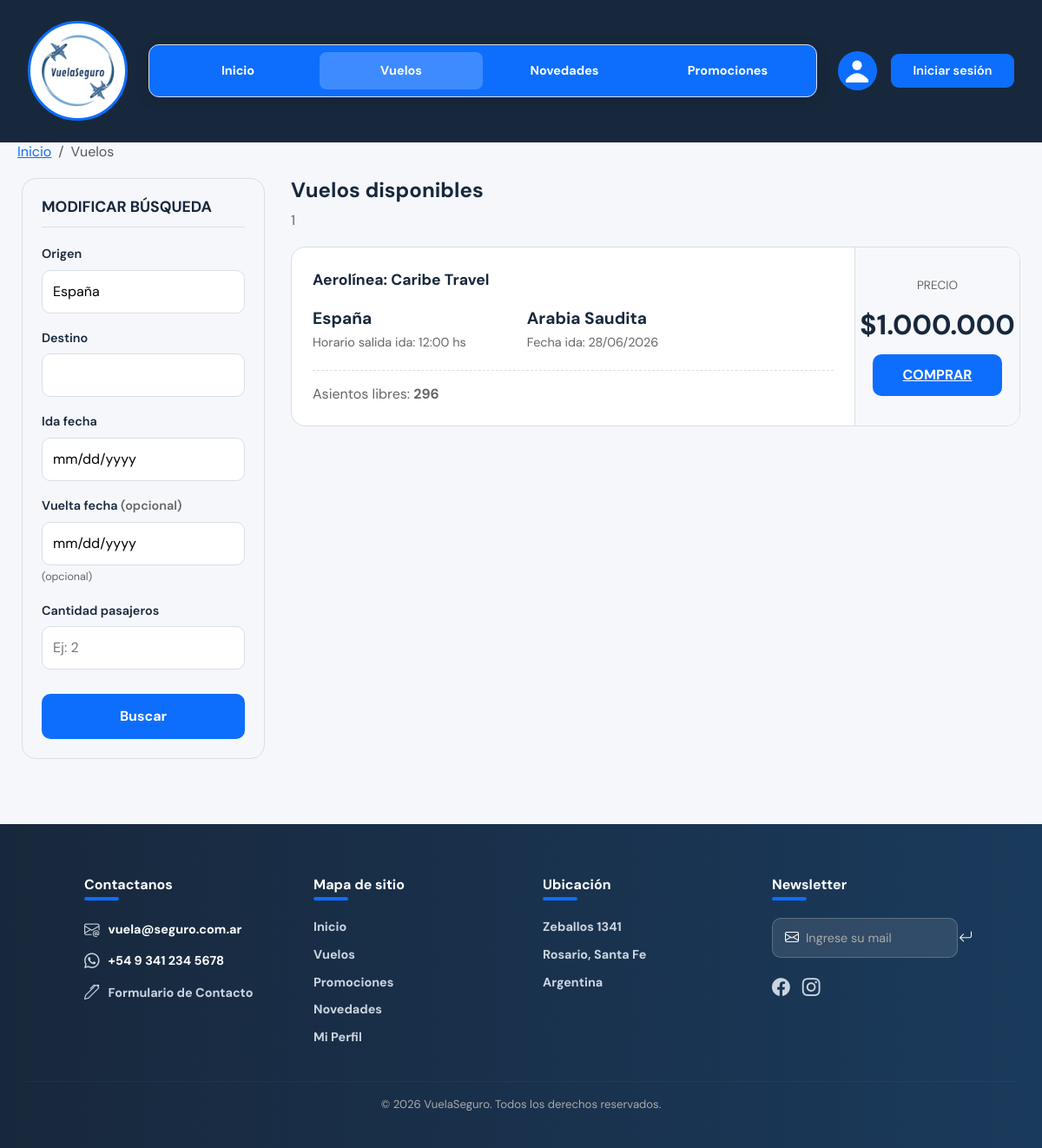
/VUELOS/vuelos.php?origen=España, run on the app's committed database.
### tables this page shows
CREATE TABLE `vuelos` (
  `codVuelo` int(11) NOT NULL,
  `codAerolinea` int(11) DEFAULT NULL,
  `origenVuelo` varchar(50) DEFAULT NULL,
  `destinoVuelo` varchar(50) DEFAULT NULL,
  `fechaSalidaVuelo` date DEFAULT NULL,
  `horaSalidaVuelo` time(5) DEFAULT NULL,
  `fechaVuelta` date DEFAULT NULL,
  `horaVuelta` time(5) DEFAULT NULL,
  `precioVuelo` decimal(10,0) DEFAULT NULL,
  `asientosDisponibles` int(11) DEFAULT NULL
);

CREATE TABLE `aerolineas` (
  `codAerolinea` int(11) NOT NULL,
  `nombreAerolinea` varchar(100) NOT NULL,
  `codigoIATA` varchar(3) NOT NULL,
  `descripcionAerolinea` varchar(300) NOT NULL,
  `codigoPais` varchar(3) NOT NULL,
  `claveAerolinea` varchar(255) NOT NULL
);

### VUELOS/vuelos.php (the view, shortened to what this page needs)
<?php
include_once('../conexion.inc');
$esCEO = (isset($_SESSION['tipoUsuario']) && $_SESSION['tipoUsuario'] === 'CEO');
$filtroOrigen = isset($_GET['origen']) ? trim($_GET['origen']) : '';
$filtroDestino = isset($_GET['destino']) ? trim($_GET['destino']) : '';
$filtroFechaIda = isset($_GET['fechaIda']) ? $_GET['fechaIda'] : '';
$filtroFechaVuelta = isset($_GET['fechaVuelta']) ? $_GET['fechaVuelta'] : '';
$condiciones = [];
if ($filtroOrigen) {
    $filtroOrigenEsc = mysqli_real_escape_string($link, $filtroOrigen);
    $condiciones  [] = "v.origenVuelo LIKE '%$filtroOrigenEsc%'";
}
$sql = "SELECT v.*, a.nombreAerolinea FROM vuelos v LEFT JOIN aerolineas a ON v.codAerolinea = a.codAerolinea";
if (!empty($condiciones)) {
    $sql = $sql . " WHERE " . implode(" AND ", $condiciones);
}
$sql = $sql . " ORDER BY v.fechaSalidaVuelo ASC";
$result = mysqli_query($link, $sql);
$totalVuelos = mysqli_num_rows($result);
$promosMap = [];
?>
<!DOCTYPE html>
<html lang="es">
<head>
  <link href="https://cdn.jsdelivr.net/npm/bootstrap@5.3.3/dist/css/bootstrap.min.css" rel="stylesheet"/>
  <link rel="stylesheet" href="https://cdn.jsdelivr.net/npm/bootstrap-icons@1.10.5/font/bootstrap-icons.css">
  <link href="../INDEX/estilos-globales.css" rel="stylesheet">
  <link href="vuelos.css" rel="stylesheet">
</head>
<body>
  <section class="navbar-section">
    <div class="header-wrapper">
      <nav class="navbar-custom">
        <div class="logo-wrap">
          <img src="../INDEX/logo-vuelaseguro.png" class="logo-vuela" alt="Logo VuelaSeguro">
        </div>
        <div class="nav-links">
          <a href="../INDEX/index.php">Inicio</a>
          <a href="../VUELOS/vuelos.php" class="active">Vuelos</a>
          <a href="../NOVEDADES/novedades.php">Novedades</a>
          <a href="../PROMOCIONES/promociones.php">Promociones</a>
        </div>
        <div class="nav-right">
          <div class="foto-perfil" title="Perfil">
            <svg width="26" height="40" viewBox="0 0 42 42" xmlns="http://www.w3.org/2000/svg">
              <circle cx="21" cy="10" r="9" fill="#ffffff"/>
              <path d="M -4 42 Q 21 7 46 42 Z" fill="#ffffff"/>
            </svg>
          </div>
          <?php if (isset($_SESSION['nombreUsuario'])): ?>
              <span class="text-white me-2"><a href="../PERFIL/perfiles.php" style="text-decoration: none; color: white">Hola, <strong><?php echo htmlspecialchars($_SESSION['nombreUsuario']); ?></strong></a></span>
              <a href="../LOGIN/logout.php" class="btn-registro" style="text-decoration:none;background:#dc3545;">Cerrar sesion</a>
          <?php else: ?>
              <a href="../LOGIN/login.php" class="btn-registro" style="text-decoration: none; color: white;">Iniciar sesión</a>
          <?php endif; ?>
        </div>
      </nav>
      <nav aria-label="breadcrumb">
        <ol class="breadcrumb">
          <li class="breadcrumb-item"><a href="../INDEX/index.php">Inicio</a></li>
          <li class="breadcrumb-item active" aria-current="page">Vuelos</li>
        </ol>
      </nav>
    </div>
  </section>
  <div class="resultados-wrapper">
    <aside class="sidebar">
      <h3>MODIFICAR BÚSQUEDA</h3>
      <div class="sidebar-grupo">
        <label>Origen</label>
        <input class="sidebar-input" type="text" id="sb_origen" value="<?php echo htmlspecialchars($filtroOrigen); ?>">
      </div>
      <div class="sidebar-grupo">
        <label>Destino</label>
        <input class="sidebar-input" type="text" id="sb_destino" value="<?php echo htmlspecialchars($filtroDestino); ?>">
      </div>
      <div class="sidebar-grupo">
        <label>Ida fecha</label>
        <input class="sidebar-input-date" type="date" id="sb_fechaIda" value="<?php echo htmlspecialchars($filtroFechaIda); ?>">
      </div>
      <div class="sidebar-grupo">
        <label>Vuelta fecha<span style="color: var(--gris);"> (opcional)</span></label>
        <input class="sidebar-input-date" type="date" id="sb_fechaVuelta"
               value="<?php echo htmlspecialchars($filtroFechaVuelta); ?>"
               title="Fecha de vuelta (opcional)">
        <small style="color: var(--gris); font-size: .78rem;">(opcional)</small>
      </div>
      <div class="sidebar-grupo">
        <label>Cantidad pasajeros</label>
        <input class="sidebar-input" type="number" id ="sb_pasajeros" placeholder="Ej: 2" min="1" value="<?php echo htmlspecialchars(isset($_GET['pasajeros']) ? $_GET['pasajeros'] : ''); ?>">
      </div>
      <button class="btn-aplicar" onclick="aplicarFiltros()"> Buscar </button>
    </aside>
    <div class="vuelos-lista">
      <div class="vuelos-header d-flex justify-content-between align-items-center">
        <div>
            <h2>Vuelos disponibles</h2>
            <span class="vuelos-count"><?php echo $totalVuelos; ?></span>
        </div>
      </div>
      <?php if ($totalVuelos > 0): ?>
          <?php while($vuelo = mysqli_fetch_assoc($result)): ?>
            <?php
              $idSeguroVuelo = !empty($vuelo['codVuelo']) ? (int)$vuelo['codVuelo'] : 0;
            ?>
            <div class="vuelo-card">
              <div class="vuelo-info">
                <div class="vuelo-aerolinea-row">
                  <span class="vuelo-aerolinea">Aerolínea: <?php echo htmlspecialchars($vuelo['nombreAerolinea'] ?? 'No disponible'); ?></span>
                </div>
                <div class="vuelo-ruta">
                  <div >
                    <span class="ciudad-nombre"><?php echo htmlspecialchars($vuelo['origenVuelo']); ?></span>
                    <span class="ciudad-horario">Horario salida ida: <?php echo date('H:i', strtotime($vuelo['horaSalidaVuelo'])); ?> hs</span>
                  </div>
                  <div>
                    <span class="ciudad-nombre"><?php echo htmlspecialchars($vuelo['destinoVuelo']); ?></span>
                    <span class="ciudad-horario">Fecha ida: <?php echo date('d/m/Y', strtotime($vuelo['fechaSalidaVuelo'])); ?></span>
                  </div>
                </div>
                <div class="vuelo-detalles-row">
                  <div>Asientos libres: <strong><?php echo $vuelo['asientosDisponibles']; ?></strong></div>
                </div>
              </div>
              <div class="vuelo-precio-col">
                <?php
                  $promoVuelo = $promosMap[$vuelo['codAerolinea']] ?? null;
                  $precioOriginal = (float)$vuelo['precioVuelo'];
                  $precioConDescuento = $promoVuelo
                    ? round($precioOriginal * (1 - $promoVuelo['descuentoPromocion'] / 100))
                    : null;
                ?>
                <span class="precio-label">PRECIO</span>
                <?php if ($promoVuelo): ?>
                  <span class="precio-valor" style="text-decoration:line-through; color:var(--gris); font-size:1rem;">
                    $<?php echo number_format($precioOriginal, 0, ',', '.'); ?>
                  </span>
                  <span class="precio-valor" style="color:var(--verde);">
                    $<?php echo number_format($precioConDescuento, 0, ',', '.'); ?>
                  </span>
                  <span style="background:#e8f8ee;color:var(--verde);border:1px solid #9dd8b5;border-radius:8px;padding:3px 10px;font-size:.78rem;font-weight:700;margin-top:2px;">
                    <i class="bi bi-tag-fill me-1"></i><?php echo number_format($promoVuelo['descuentoPromocion'],0); ?>% OFF — <?php echo htmlspecialchars($promoVuelo['descripcionPromocion']); ?>
                  </span>
                <?php else: ?>
                  <span class="precio-valor">$<?php echo number_format($precioOriginal, 0, ',', '.'); ?></span>
                <?php endif; ?>
                <?php if ($esCEO): ?>
                  <div class="d-flex flex-column gap-2 w-100 mt-2">
                    <button type="button"
                      class="btn btn-warning btn-sm btn-edit text-white w-100"
                      style="border-radius:8px; font-weight:500; padding:10px 20px;"
                      data-id="<?php echo $idSeguroVuelo; ?>"
                      data-origen="<?php echo htmlspecialchars($vuelo['origenVuelo']); ?>"
                      data-destino="<?php echo htmlspecialchars($vuelo['destinoVuelo']); ?>"
                      data-fecha="<?php echo $vuelo['fechaSalidaVuelo']; ?>"
                      data-hora="<?php echo date('H:i', strtotime($vuelo['horaSalidaVuelo'])); ?>"
                      data-precio="<?php echo $vuelo['precioVuelo']; ?>"
                      data-asientos="<?php echo $vuelo['asientosDisponibles']; ?>"
                      data-fecha-vuelta="<?php echo $vuelo['fechaVuelta']; ?>"
                      data-hora-vuelta="<?php echo date('H:i', strtotime($vuelo['horaVuelta'])); ?>"
                    >Editar</button>
                    <button type="button"
                      class="btn btn-danger btn-sm btn-delete w-100"
                      style="border-radius:8px; font-weight:500; padding:10px 20px;"
                      data-bs-toggle="modal"
                      data-bs-target="#modalEliminarVuelo"
                      data-id="<?php echo $idSeguroVuelo; ?>"
                      data-origen="<?php echo htmlspecialchars($vuelo['origenVuelo']); ?>"
                      data-destino="<?php echo htmlspecialchars($vuelo['destinoVuelo']); ?>"
                    >Eliminar</button>
                  </div>
                <?php else: ?>
                  <?php if (isset($_SESSION['tipoUsuario']) && $_SESSION ['tipoUsuario'] === 'usuario'): ?>
                    <button type="button" class="btn-comprar"
                      onclick="confirmarCompra(
                        <?php echo $idSeguroVuelo; ?>,
                        '<?php echo addslashes($vuelo['origenVuelo']); ?>',
                        '<?php echo addslashes($vuelo['destinoVuelo']); ?>',
                        <?php echo $precioOriginal; ?>,
                        <?php echo $precioConDescuento ?? 'null'; ?>,
                        '<?php echo $promoVuelo ? addslashes($promoVuelo['descripcionPromocion']) : ''; ?>'
                      )">
                      COMPRAR
                    </button>
                  <?php else: ?>
                    <a href="../LOGIN/login.php" class="btn-comprar" style="text-align: center;">COMPRAR</a>
                  <?php endif; ?>
                <?php endif; ?>
              </div>
            </div>
          <?php endwhile; ?>
      <?php else: ?>
        <p style="text-align: center; margin-top: 10px; color: var(--gris); border: 1px solid var(--borde); border-radius: 8px; padding: 40px 20px; background-color: var(--gris-claro);">No hay vuelos disponibles en este momento.</p>
      <?php endif; ?>
    </div>
  </div>
  <section class="footer-section">
    <footer>
      <div class="row">
        <div class="col">
          <h3><strong>Contactanos</strong><div class="subrayado"></div></h3>
          <ul>
            <li><i class="bi bi-envelope-at"></i><a>vuela@seguro.com.ar</a></li>
            <li><i class="bi bi-whatsapp"></i><a>+54 9 341 234 5678</a></li>
            <li><i class="bi bi-pen"></i><a href="../CONTACTO/contacto.html">Formulario de Contacto</a></li>
          </ul>
        </div>
        <div class="col">
          <h3><strong>Mapa de sitio</strong><div class="subrayado"></div></h3>
          <ul>
            <li><a href="../INDEX/index.php">Inicio</a></li>
            <li><a href="../VUELOS/vuelos.php">Vuelos</a></li>
            <li><a href="../PROMOCIONES/promociones.php">Promociones</a></li>
            <li><a href="../NOVEDADES/novedades.php">Novedades</a></li>
            <li><a href="">Mi Perfil</a></li>
          </ul>
        </div>
        <div class="col">
          <h3><strong>Ubicación</strong><div class="subrayado"></div></h3>
          <ul>
            <li><a href="https://maps.app.goo.gl/UvsGpUXHgk9GkpYP9" target="_blank">Zeballos 1341</a></li>
            <li><a href="https://maps.app.goo.gl/87YMeSLAp74gH9mc7" target="_blank">Rosario, Santa Fe</a></li>
            <li><a href="https://maps.app.goo.gl/u94xc8o8xowqeTuz8" target="_blank">Argentina</a></li>
          </ul>
        </div>
        <div class="col">
          <h3><strong>Newsletter</strong><div class="subrayado"></div></h3>
          <form>
            <i class="bi bi-envelope"></i>
            <input type="email" placeholder="Ingrese su mail">
            <button type="submit"><i class="bi bi-arrow-return-left"></i></button>
          </form>
          <div class="iconos-redes">
            <i class="bi bi-facebook"></i>
            <i class="bi bi-instagram"></i>
          </div>
        </div>
      </div>
      <hr>
      <p class="copyright">© 2026 VuelaSeguro. Todos los derechos reservados.</p>
    </footer>
  </section>
</body>
</html>

### data on the page
vuelos: aerolineas.nombreAerolinea "Caribe Travel", origenVuelo "España", horaSalidaVuelo "12:00", destinoVuelo "Arabia Saudita", fechaSalidaVuelo "28/06/2026", asientosDisponibles "296", precioVuelo "1.000.000"

### other printed values
$totalVuelos "1"
